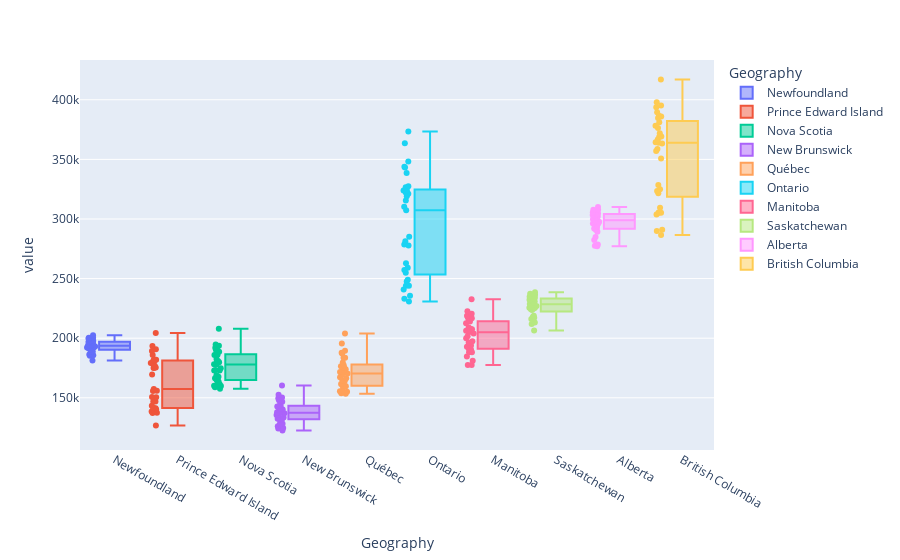

Notebook code cell kept with this figure:
### Code cell
px.box(temp, x="Geography", y='value', color='Geography', points='all')

### Figure 1 — Plotly figure (JSON) as saved in the notebook; plotly's stock layout.template omitted (floating-point values rounded to 4 significant figures)
{"data": [{"alignmentgroup": "True", "boxpoints": "all", "hovertemplate": "Geography=%{x}<br>value=%{y}<extra></extra>", "legendgroup": "Newfoundland", "marker": {"color": "#636efa"}, "name": "Newfoundland", "notched": false, "offsetgroup": "Newfoundland", "orientation": "v", "showlegend": true, "type": "box", "x": ["Newfoundland", "Newfoundland", "Newfoundland", "Newfoundland", "Newfoundland", "Newfoundland", "Newfoundland", "Newfoundland", "Newfoundland", "Newfoundland", "Newfoundland", "Newfoundland", "Newfoundland", "Newfoundland", "Newfoundland", "Newfoundland", "Newfoundland", "Newfoundland", "Newfoundland", "Newfoundland", "Newfoundland", "Newfoundland", "Newfoundland", "Newfoundland", "Newfoundland", "Newfoundland", "Newfoundland", "Newfoundland", "Newfoundland", "Newfoundland", "Newfoundland", "Newfoundland", "Newfoundland"], "x0": " ", "xaxis": "x", "y": [188732, 185794, 189098, 181331, 191818, 193100, 195479, 192856, 199560, 200310, 197406, 193956, 199758, 202487, 196798, 196806, 198265, 197794, 192057, 191412, 200378, 193619, 196431, 192252, 192106, 188614, 185276, 190582, 194536, 193870, 186268, 187431, 196100], "y0": " ", "yaxis": "y"}, {"alignmentgroup": "True", "boxpoints": "all", "hovertemplate": "Geography=%{x}<br>value=%{y}<extra></extra>", "legendgroup": "Prince Edward Island", "marker": {"color": "#EF553B"}, "name": "Prince Edward Island", "notched": false, "offsetgroup": "Prince Edward Island", "orientation": "v", "showlegend": true, "type": "box", "x": ["Prince Edward Island", "Prince Edward Island", "Prince Edward Island", "Prince Edward Island", "Prince Edward Island", "Prince Edward Island", "Prince Edward Island", "Prince Edward Island", "Prince Edward Island", "Prince Edward Island", "Prince Edward Island", "Prince Edward Island", "Prince Edward Island", "Prince Edward Island", "Prince Edward Island", "Prince Edward Island", "Prince Edward Island", "Prince Edward Island", "Prince Edward Island", "Prince Edward Island", "Prince Edward Island", "Prince Edward Island", "Prince Edward Island", "Prince Edward Island", "Prince Edward Island", "Prince Edward Island", "Prince Edward Island", "Prince Edward Island", "Prince Edward Island", "Prince Edward Island", "Prince Edward Island", "Prince Edward Island", "Prince Edward Island"], "x0": " ", "xaxis": "x", "y": [140279, 138415, 137162, 126763, 139506, 141453, 141141, 137427, 143320, 141232, 146885, 146818, 150403, 155926, 157322, 150732, 169651, 155799, 175124, 174901, 176919, 175523, 179179, 182114, 181967, 178140, 181172, 181358, 190715, 185934, 193439, 189309, 204415], "y0": " ", "yaxis": "y"}, {"alignmentgroup": "True", "boxpoints": "all", "hovertemplate": "Geography=%{x}<br>value=%{y}<extra></extra>", "legendgroup": "Nova Scotia", "marker": {"color": "#00cc96"}, "name": "Nova Scotia", "notched": false, "offsetgroup": "Nova Scotia", "orientation": "v", "showlegend": true, "type": "box", "x": ["Nova Scotia", "Nova Scotia", "Nova Scotia", "Nova Scotia", "Nova Scotia", "Nova Scotia", "Nova Scotia", "Nova Scotia", "Nova Scotia", "Nova Scotia", "Nova Scotia", "Nova Scotia", "Nova Scotia", "Nova Scotia", "Nova Scotia", "Nova Scotia", "Nova Scotia", "Nova Scotia", "Nova Scotia", "Nova Scotia", "Nova Scotia", "Nova Scotia", "Nova Scotia", "Nova Scotia", "Nova Scotia", "Nova Scotia", "Nova Scotia", "Nova Scotia", "Nova Scotia", "Nova Scotia", "Nova Scotia", "Nova Scotia", "Nova Scotia"], "x0": " ", "xaxis": "x", "y": [174688, 160046, 158806, 159945, 166426, 160189, 161383, 157664, 172827, 163584, 163607, 165288, 178091, 172863, 167596, 168948, 178784, 173305, 186024, 182526, 194802, 188559, 185858, 179407, 190443, 179921, 177863, 180958, 193586, 190168, 188267, 192060, 207877], "y0": " ", "yaxis": "y"}, {"alignmentgroup": "True", "boxpoints": "all", "hovertemplate": "Geography=%{x}<br>value=%{y}<extra></extra>", "legendgroup": "New Brunswick", "marker": {"color": "#ab63fa"}, "name": "New Brunswick", "notched": false, "offsetgroup": "New Brunswick", "orientation": "v", "showlegend": true, "type": "box", "x": ["New Brunswick", "New Brunswick", "New Brunswick", "New Brunswick", "New Brunswick", "New Brunswick", "New Brunswick", "New Brunswick", "New Brunswick", "New Brunswick", "New Brunswick", "New Brunswick", "New Brunswick", "New Brunswick", "New Brunswick", "New Brunswick", "New Brunswick", "New Brunswick", "New Brunswick", "New Brunswick", "New Brunswick", "New Brunswick", "New Brunswick", "New Brunswick", "New Brunswick", "New Brunswick", "New Brunswick", "New Brunswick", "New Brunswick", "New Brunswick", "New Brunswick", "New Brunswick", "New Brunswick"], "x0": " ", "xaxis": "x", "y": [133390, 126138, 124645, 122572, 131542, 128155, 127766, 124221, 135592, 132766, 132025, 128378, 137565, 137039, 132325, 133027, 143533, 140124, 141196, 135748, 147934, 142799, 139711, 139750, 150353, 143324, 140850, 137809, 152606, 147047, 146701, 149590, 160349], "y0": " ", "yaxis": "y"}, {"alignmentgroup": "True", "boxpoints": "all", "hovertemplate": "Geography=%{x}<br>value=%{y}<extra></extra>", "legendgroup": "Québec", "marker": {"color": "#FFA15A"}, "name": "Québec", "notched": false, "offsetgroup": "Québec", "orientation": "v", "showlegend": true, "type": "box", "x": ["Québec", "Québec", "Québec", "Québec", "Québec", "Québec", "Québec", "Québec", "Québec", "Québec", "Québec", "Québec", "Québec", "Québec", "Québec", "Québec", "Québec", "Québec", "Québec", "Québec", "Québec", "Québec", "Québec", "Québec", "Québec", "Québec", "Québec", "Québec", "Québec", "Québec", "Québec", "Québec", "Québec"], "x0": " ", "xaxis": "x", "y": [159661, 153413, 153909, 155016, 160147, 155512, 156424, 160165, 166426, 160073, 161563, 164764, 170403, 164235, 167154, 169326, 176522, 170309, 171992, 171716, 177306, 173182, 175297, 183507, 187727, 173911, 175658, 179523, 187136, 183501, 189390, 195538, 203861], "y0": " ", "yaxis": "y"}, {"alignmentgroup": "True", "boxpoints": "all", "hovertemplate": "Geography=%{x}<br>value=%{y}<extra></extra>", "legendgroup": "Ontario", "marker": {"color": "#19d3f3"}, "name": "Ontario", "notched": false, "offsetgroup": "Ontario", "orientation": "v", "showlegend": true, "type": "box", "x": ["Ontario", "Ontario", "Ontario", "Ontario", "Ontario", "Ontario", "Ontario", "Ontario", "Ontario", "Ontario", "Ontario", "Ontario", "Ontario", "Ontario", "Ontario", "Ontario", "Ontario", "Ontario", "Ontario", "Ontario", "Ontario", "Ontario", "Ontario", "Ontario", "Ontario", "Ontario", "Ontario", "Ontario", "Ontario", "Ontario", "Ontario", "Ontario", "Ontario"], "x0": " ", "xaxis": "x", "y": [247455, 235667, 233122, 230770, 249054, 244060, 244077, 240828, 262838, 257244, 254854, 259093, 281259, 277802, 278626, 285024, 307369, 310236, 319009, 326645, 338561, 323821, 322179, 315576, 327367, 321579, 321074, 324080, 343117, 343768, 348272, 363432, 373371], "y0": " ", "yaxis": "y"}, {"alignmentgroup": "True", "boxpoints": "all", "hovertemplate": "Geography=%{x}<br>value=%{y}<extra></extra>", "legendgroup": "Manitoba", "marker": {"color": "#FF6692"}, "name": "Manitoba", "notched": false, "offsetgroup": "Manitoba", "orientation": "v", "showlegend": true, "type": "box", "x": ["Manitoba", "Manitoba", "Manitoba", "Manitoba", "Manitoba", "Manitoba", "Manitoba", "Manitoba", "Manitoba", "Manitoba", "Manitoba", "Manitoba", "Manitoba", "Manitoba", "Manitoba", "Manitoba", "Manitoba", "Manitoba", "Manitoba", "Manitoba", "Manitoba", "Manitoba", "Manitoba", "Manitoba", "Manitoba", "Manitoba", "Manitoba", "Manitoba", "Manitoba", "Manitoba", "Manitoba", "Manitoba", "Manitoba"], "x0": " ", "xaxis": "x", "y": [188298, 181097, 177560, 177517, 192732, 189570, 188107, 184554, 200051, 197527, 191444, 190383, 206275, 201640, 193970, 196385, 209051, 206958, 203999, 205085, 216750, 217136, 207988, 207436, 220454, 214060, 206692, 214873, 222637, 218918, 212508, 217416, 232725], "y0": " ", "yaxis": "y"}, {"alignmentgroup": "True", "boxpoints": "all", "hovertemplate": "Geography=%{x}<br>value=%{y}<extra></extra>", "legendgroup": "Saskatchewan", "marker": {"color": "#B6E880"}, "name": "Saskatchewan", "notched": false, "offsetgroup": "Saskatchewan", "orientation": "v", "showlegend": true, "type": "box", "x": ["Saskatchewan", "Saskatchewan", "Saskatchewan", "Saskatchewan", "Saskatchewan", "Saskatchewan", "Saskatchewan", "Saskatchewan", "Saskatchewan", "Saskatchewan", "Saskatchewan", "Saskatchewan", "Saskatchewan", "Saskatchewan", "Saskatchewan", "Saskatchewan", "Saskatchewan", "Saskatchewan", "Saskatchewan", "Saskatchewan", "Saskatchewan", "Saskatchewan", "Saskatchewan", "Saskatchewan", "Saskatchewan", "Saskatchewan", "Saskatchewan", "Saskatchewan", "Saskatchewan", "Saskatchewan", "Saskatchewan", "Saskatchewan", "Saskatchewan"], "x0": " ", "xaxis": "x", "y": [217945, 213126, 206354, 211979, 224868, 225414, 226559, 218781, 231768, 233854, 228569, 226957, 234840, 231611, 225641, 230729, 236380, 232174, 234786, 233545, 238533, 234340, 230702, 229851, 233255, 223628, 217157, 216369, 228721, 224315, 216188, 225641, 237386], "y0": " ", "yaxis": "y"}, {"alignmentgroup": "True", "boxpoints": "all", "hovertemplate": "Geography=%{x}<br>value=%{y}<extra></extra>", "legendgroup": "Alberta", "marker": {"color": "#FF97FF"}, "name": "Alberta", "notched": false, "offsetgroup": "Alberta", "orientation": "v", "showlegend": true, "type": "box", "x": ["Alberta", "Alberta", "Alberta", "Alberta", "Alberta", "Alberta", "Alberta", "Alberta", "Alberta", "Alberta", "Alberta", "Alberta", "Alberta", "Alberta", "Alberta", "Alberta", "Alberta", "Alberta", "Alberta", "Alberta", "Alberta", "Alberta", "Alberta", "Alberta", "Alberta", "Alberta", "Alberta", "Alberta", "Alberta", "Alberta", "Alberta", "Alberta", "Alberta"], "x0": " ", "xaxis": "x", "y": [282371, 277555, 277158, 278516, 289263, 284928, 291926, 290722, 304374, 305558, 303976, 299837, 309953, 303244, 296111, 298884, 304683, 302095, 301254, 300115, 307837, 307662, 302814, 302116, 305101, 295839, 291721, 293612, 297609, 297552, 291747, 296269, 305600], "y0": " ", "yaxis": "y"}, {"alignmentgroup": "True", "boxpoints": "all", "hovertemplate": "Geography=%{x}<br>value=%{y}<extra></extra>", "legendgroup": "British Columbia", "marker": {"color": "#FECB52"}, "name": "British Columbia", "notched": false, "offsetgroup": "British Columbia", "orientation": "v", "showlegend": true, "type": "box", "x": ["British Columbia", "British Columbia", "British Columbia", "British Columbia", "British Columbia", "British Columbia", "British Columbia", "British Columbia", "British Columbia", "British Columbia", "British Columbia", "British Columbia", "British Columbia", "British Columbia", "British Columbia", "British Columbia", "British Columbia", "British Columbia", "British Columbia", "British Columbia", "British Columbia", "British Columbia", "British Columbia", "British Columbia", "British Columbia", "British Columbia", "British Columbia", "British Columbia", "British Columbia", "British Columbia", "British Columbia", "British Columbia", "British Columbia"], "x0": " ", "xaxis": "x", "y": [305427, 289864, 286652, 290928, 303663, 305256, 309374, 305138, 321625, 323373, 325035, 328540, 350672, 357016, 368782, 385910, 395297, 366703, 358655, 369174, 389430, 381223, 384794, 371860, 378187, 364330, 363239, 363924, 376343, 386494, 393711, 397853, 417004], "y0": " ", "yaxis": "y"}], "layout": {"boxmode": "overlay", "legend": {"title": {"text": "Geography"}, "tracegroupgap": 0}, "margin": {"t": 60}, "xaxis": {"anchor": "y", "categoryarray": ["Newfoundland", "Prince Edward Island", "Nova Scotia", "New Brunswick", "Québec", "Ontario", "Manitoba", "Saskatchewan", "Alberta", "British Columbia"], "categoryorder": "array", "domain": [0, 1], "title": {"text": "Geography"}}, "yaxis": {"anchor": "x", "domain": [0, 1], "title": {"text": "value"}}}}
